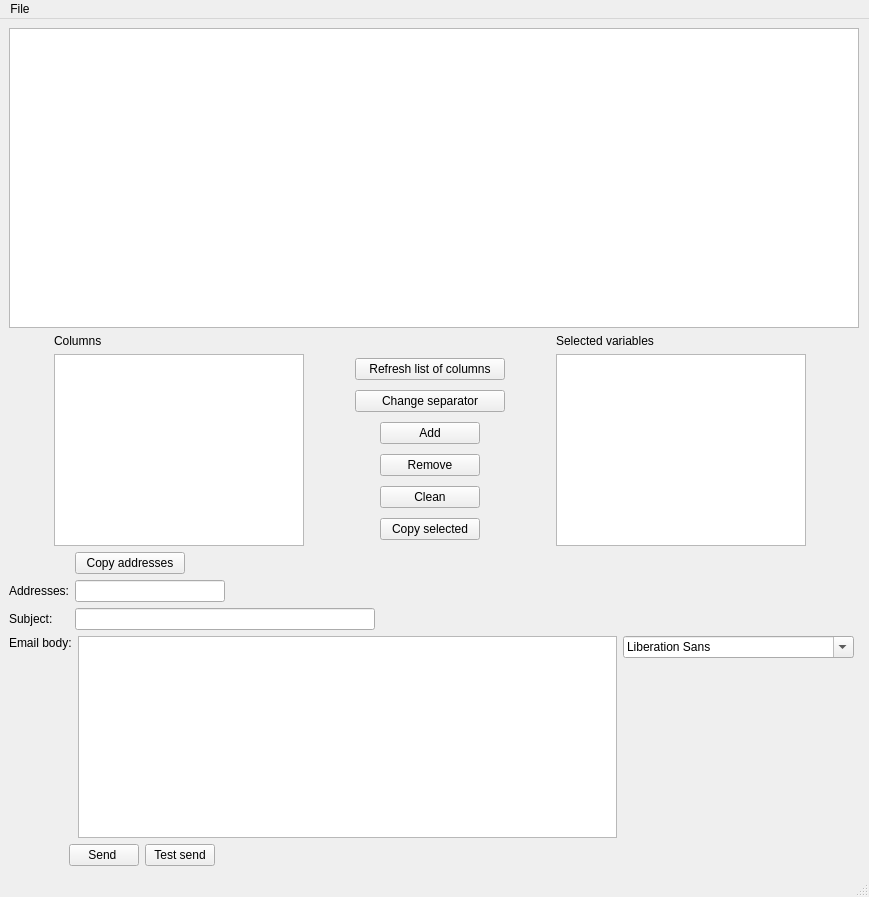
<?xml version="1.0" encoding="UTF-8"?>
<ui version="4.0">
 <class>MainWindow</class>
 <widget class="QMainWindow" name="MainWindow">
  <property name="geometry">
   <rect>
    <x>0</x>
    <y>0</y>
    <width>869</width>
    <height>897</height>
   </rect>
  </property>
  <property name="windowTitle">
   <string>MainWindow</string>
  </property>
  <property name="windowIcon">
   <iconset>
    <normaloff>../static/img/email_icon.png</normaloff>../static/img/email_icon.png</iconset>
  </property>
  <widget class="QWidget" name="centralwidget">
   <layout class="QGridLayout" name="gridLayout_6">
    <item row="0" column="0" colspan="2">
     <widget class="QTableWidget" name="table_widget_data_from_data_frame">
      <property name="minimumSize">
       <size>
        <width>0</width>
        <height>300</height>
       </size>
      </property>
      <property name="maximumSize">
       <size>
        <width>850</width>
        <height>300</height>
       </size>
      </property>
     </widget>
    </item>
    <item row="9" column="0">
     <layout class="QGridLayout" name="gridLayout_5">
      <item row="0" column="0" alignment="Qt::AlignTop">
       <widget class="QLabel" name="label_email">
        <property name="maximumSize">
         <size>
          <width>16777215</width>
          <height>30</height>
         </size>
        </property>
        <property name="text">
         <string>Email body:</string>
        </property>
       </widget>
      </item>
      <item row="0" column="3" alignment="Qt::AlignTop">
       <widget class="QFontComboBox" name="fontComboBox">
        <property name="cursor">
         <cursorShape>PointingHandCursor</cursorShape>
        </property>
       </widget>
      </item>
      <item row="0" column="2">
       <widget class="QTextEdit" name="text_edit_email_body"/>
      </item>
     </layout>
    </item>
    <item row="10" column="0">
     <layout class="QGridLayout" name="gridLayout_3">
      <item row="0" column="3">
       <spacer name="horizontalSpacer_2">
        <property name="orientation">
         <enum>Qt::Horizontal</enum>
        </property>
        <property name="sizeHint" stdset="0">
         <size>
          <width>40</width>
          <height>20</height>
         </size>
        </property>
       </spacer>
      </item>
      <item row="0" column="1">
       <widget class="QPushButton" name="push_button_send">
        <property name="maximumSize">
         <size>
          <width>70</width>
          <height>16777215</height>
         </size>
        </property>
        <property name="cursor">
         <cursorShape>PointingHandCursor</cursorShape>
        </property>
        <property name="text">
         <string>Send </string>
        </property>
       </widget>
      </item>
      <item row="0" column="2">
       <widget class="QPushButton" name="push_button_test_send">
        <property name="maximumSize">
         <size>
          <width>70</width>
          <height>16777215</height>
         </size>
        </property>
        <property name="cursor">
         <cursorShape>PointingHandCursor</cursorShape>
        </property>
        <property name="text">
         <string>Test send</string>
        </property>
       </widget>
      </item>
      <item row="0" column="0">
       <spacer name="horizontalSpacer_3">
        <property name="orientation">
         <enum>Qt::Horizontal</enum>
        </property>
        <property name="sizeType">
         <enum>QSizePolicy::Fixed</enum>
        </property>
        <property name="sizeHint" stdset="0">
         <size>
          <width>60</width>
          <height>20</height>
         </size>
        </property>
       </spacer>
      </item>
     </layout>
    </item>
    <item row="5" column="0">
     <layout class="QGridLayout" name="gridLayout_2">
      <item row="1" column="1">
       <layout class="QGridLayout" name="gridLayout">
        <item row="4" column="0" alignment="Qt::AlignHCenter">
         <widget class="QPushButton" name="push_button_clean_list">
          <property name="minimumSize">
           <size>
            <width>100</width>
            <height>0</height>
           </size>
          </property>
          <property name="maximumSize">
           <size>
            <width>50</width>
            <height>16777215</height>
           </size>
          </property>
          <property name="cursor">
           <cursorShape>PointingHandCursor</cursorShape>
          </property>
          <property name="text">
           <string>Clean</string>
          </property>
         </widget>
        </item>
        <item row="5" column="0" alignment="Qt::AlignHCenter">
         <widget class="QPushButton" name="push_button_copy_selected">
          <property name="minimumSize">
           <size>
            <width>100</width>
            <height>0</height>
           </size>
          </property>
          <property name="cursor">
           <cursorShape>PointingHandCursor</cursorShape>
          </property>
          <property name="text">
           <string>Copy selected</string>
          </property>
         </widget>
        </item>
        <item row="2" column="0" alignment="Qt::AlignHCenter">
         <widget class="QPushButton" name="push_button_add_variable">
          <property name="minimumSize">
           <size>
            <width>100</width>
            <height>0</height>
           </size>
          </property>
          <property name="maximumSize">
           <size>
            <width>50</width>
            <height>16777215</height>
           </size>
          </property>
          <property name="cursor">
           <cursorShape>PointingHandCursor</cursorShape>
          </property>
          <property name="text">
           <string>Add</string>
          </property>
         </widget>
        </item>
        <item row="3" column="0" alignment="Qt::AlignHCenter">
         <widget class="QPushButton" name="push_button_remove_variable">
          <property name="minimumSize">
           <size>
            <width>100</width>
            <height>0</height>
           </size>
          </property>
          <property name="maximumSize">
           <size>
            <width>50</width>
            <height>16777215</height>
           </size>
          </property>
          <property name="cursor">
           <cursorShape>PointingHandCursor</cursorShape>
          </property>
          <property name="text">
           <string>Remove</string>
          </property>
         </widget>
        </item>
        <item row="0" column="0">
         <widget class="QPushButton" name="push_button_refresh">
          <property name="maximumSize">
           <size>
            <width>150</width>
            <height>16777215</height>
           </size>
          </property>
          <property name="cursor">
           <cursorShape>PointingHandCursor</cursorShape>
          </property>
          <property name="text">
           <string>Refresh list of columns</string>
          </property>
         </widget>
        </item>
        <item row="1" column="0">
         <widget class="QPushButton" name="push_button_change_separator">
          <property name="text">
           <string>Change separator</string>
          </property>
         </widget>
        </item>
       </layout>
      </item>
      <item row="1" column="0">
       <widget class="QListWidget" name="list_widget_columns">
        <property name="maximumSize">
         <size>
          <width>250</width>
          <height>16777215</height>
         </size>
        </property>
       </widget>
      </item>
      <item row="0" column="0">
       <widget class="QLabel" name="label">
        <property name="maximumSize">
         <size>
          <width>70</width>
          <height>16777215</height>
         </size>
        </property>
        <property name="text">
         <string>Columns</string>
        </property>
       </widget>
      </item>
      <item row="0" column="2">
       <widget class="QLabel" name="label_2">
        <property name="maximumSize">
         <size>
          <width>150</width>
          <height>16777215</height>
         </size>
        </property>
        <property name="text">
         <string>Selected variables</string>
        </property>
       </widget>
      </item>
      <item row="1" column="2">
       <widget class="QListWidget" name="list_selected_variables">
        <property name="maximumSize">
         <size>
          <width>250</width>
          <height>16777215</height>
         </size>
        </property>
        <property name="toolTip">
         <string>&lt;html&gt;&lt;head/&gt;&lt;body&gt;&lt;p&gt;&lt;br/&gt;&lt;/p&gt;&lt;/body&gt;&lt;/html&gt;</string>
        </property>
       </widget>
      </item>
     </layout>
    </item>
    <item row="7" column="0">
     <layout class="QGridLayout" name="gridLayout_4">
      <item row="3" column="0">
       <widget class="QLabel" name="label_subject">
        <property name="maximumSize">
         <size>
          <width>50</width>
          <height>16777215</height>
         </size>
        </property>
        <property name="text">
         <string>Subject:</string>
        </property>
       </widget>
      </item>
      <item row="3" column="6" colspan="3">
       <spacer name="horizontalSpacer">
        <property name="orientation">
         <enum>Qt::Horizontal</enum>
        </property>
        <property name="sizeType">
         <enum>QSizePolicy::Fixed</enum>
        </property>
        <property name="sizeHint" stdset="0">
         <size>
          <width>150</width>
          <height>20</height>
         </size>
        </property>
       </spacer>
      </item>
      <item row="3" column="2">
       <spacer name="horizontalSpacer_4">
        <property name="orientation">
         <enum>Qt::Horizontal</enum>
        </property>
        <property name="sizeType">
         <enum>QSizePolicy::Fixed</enum>
        </property>
        <property name="sizeHint" stdset="0">
         <size>
          <width>5</width>
          <height>20</height>
         </size>
        </property>
       </spacer>
      </item>
      <item row="1" column="0">
       <widget class="QLabel" name="label_addresses">
        <property name="text">
         <string>Addresses:</string>
        </property>
       </widget>
      </item>
      <item row="3" column="1">
       <widget class="QLineEdit" name="line_edit_subject">
        <property name="maximumSize">
         <size>
          <width>300</width>
          <height>16777215</height>
         </size>
        </property>
       </widget>
      </item>
      <item row="1" column="1">
       <widget class="QLineEdit" name="line_edit_addresses">
        <property name="maximumSize">
         <size>
          <width>150</width>
          <height>16777215</height>
         </size>
        </property>
       </widget>
      </item>
      <item row="0" column="1">
       <widget class="QPushButton" name="push_button_copy_addresses">
        <property name="maximumSize">
         <size>
          <width>110</width>
          <height>16777215</height>
         </size>
        </property>
        <property name="text">
         <string>Copy addresses</string>
        </property>
       </widget>
      </item>
     </layout>
    </item>
   </layout>
  </widget>
  <widget class="QMenuBar" name="menubar">
   <property name="geometry">
    <rect>
     <x>0</x>
     <y>0</y>
     <width>869</width>
     <height>21</height>
    </rect>
   </property>
   <widget class="QMenu" name="menuFile">
    <property name="title">
     <string>File</string>
    </property>
    <addaction name="actionOpen_data_file"/>
   </widget>
   <addaction name="menuFile"/>
  </widget>
  <widget class="QStatusBar" name="statusbar"/>
  <action name="actionOpen_data_file">
   <property name="text">
    <string>Open data file</string>
   </property>
   <property name="shortcut">
    <string>Ctrl+N</string>
   </property>
  </action>
 </widget>
 <resources/>
 <connections/>
</ui>
